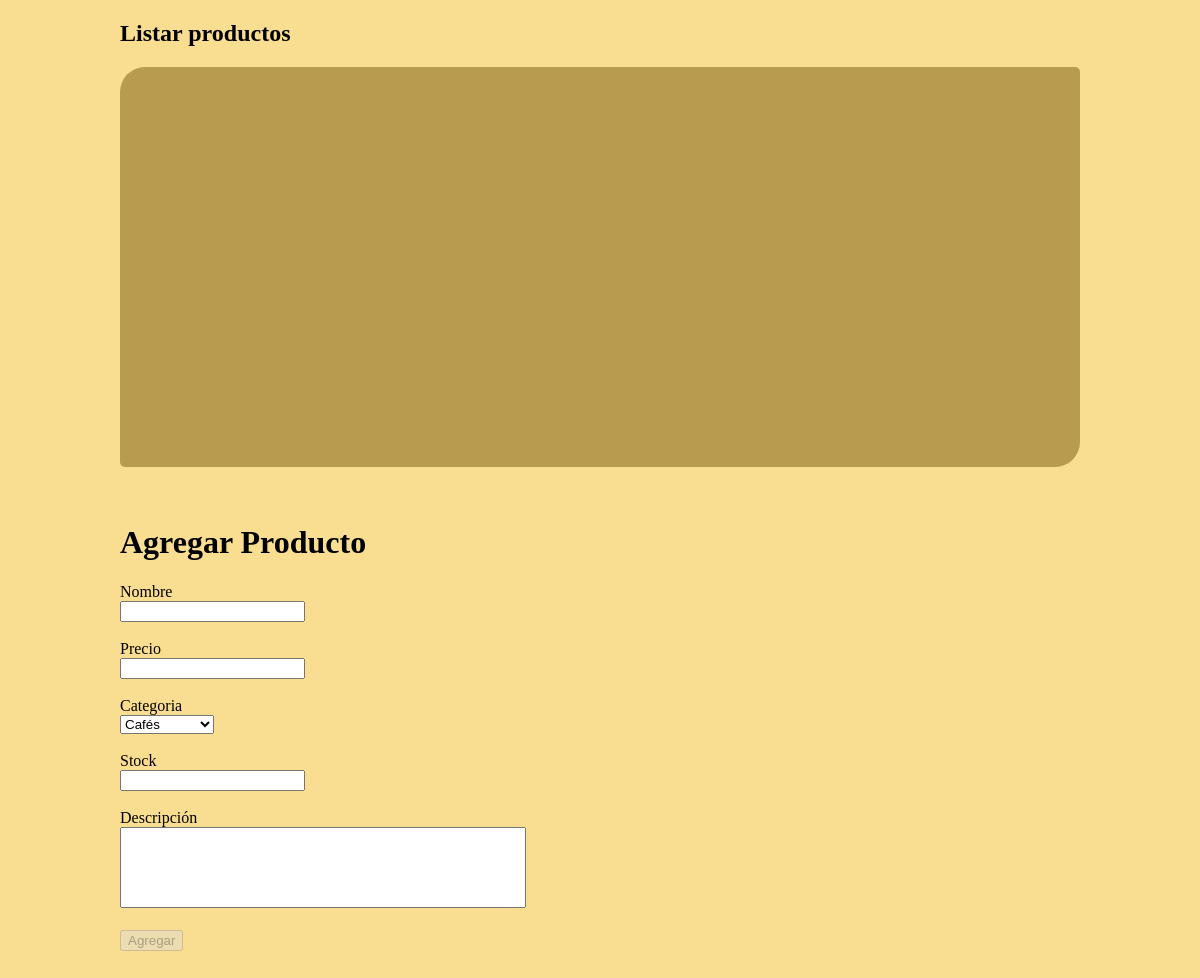
The page /administrador on the database as committed earlier.
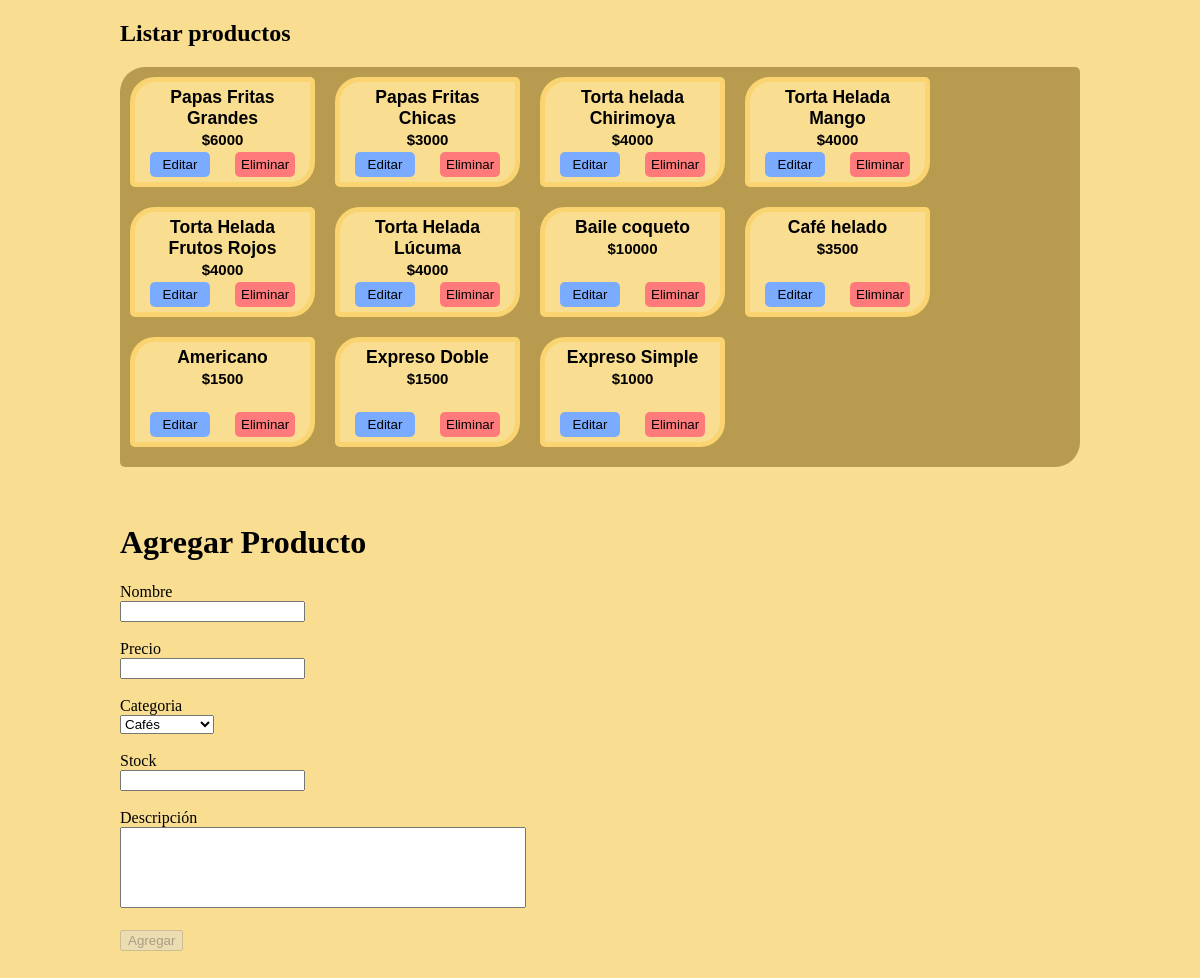
The same page on the database as committed later.
### PaginaWeb/models.py (models this page shows, shortened)
class producto(models.Model):
    id_prod = models.PositiveIntegerField(primary_key=True)
    nombre = models.CharField(max_length=25)
    precio = models.PositiveIntegerField()
    categoria = models.ForeignKey(categoria, on_delete=models.CASCADE)
    stock = models.PositiveIntegerField()
    descripcion = models.TextField(max_length=300)

### PaginaWeb/views.py (the view)
# urls.py: path('administrador', views.administrador),
def administrador(request):
    lista_productos = producto.objects.all().order_by("-id_prod")
    lista_categorias = categoria.objects.all()
    return render(request, 'administrador.html', {"productos": lista_productos,"categorias": lista_categorias})

### PaginaWeb/Templates/administrador.html (shortened to what this page needs)
{% load static %}
<!DOCTYPE html>
<html lang="en-us">
    <head>
        <link rel="stylesheet" href="/static/Styles/Admin.css">
    </head>
    <body onload="">
        <section class="seccion_administrar">
            <h1>Listar productos</h1>
            <div class="recuadro_listar">
                {% for p in productos %}
                    <div class="producto">
                        <h3 class="titulo_producto">{{p.nombre}}</h3>
                        <h4 class="precio_producto">${{p.precio}}</h4>
                        <a href="editar_producto/{{p.id_prod}}">
                        <button  class="btn_producto posicion_editar">Editar</button>
                        </a>
                        <a href="eliminar_producto/{{p.id_prod}}">
                            <button  class="btn_producto posicion_eliminar">Eliminar</button>
                        </a>
                    </div>
                {% endfor %}
            </div>
        </section>
        <br><br>
        <div class="seccion_administrar">
            <h1>Agregar Producto</h1>
            <form action="agregar_producto" method="POST"> {%csrf_token%}
                <label>Nombre</label><br>
                <input type="text" id="txt_nombre" name="txt_nombre" class="control-form" onchange="habil_aceptar()" value="" required>
                <text id="error_nombre" class="c_rojo"></text><br><br>
                <label>Precio</label><br>
                <input type="text" id="txt_precio" name="txt_precio" class="control-form" onchange="habil_aceptar()" value ="" required>
                <text id="error_precio" class="c_rojo"></text><br><br>
                <label>Categoria</label><br>
                <select id="categ" name="categ">
                    {% for c in categorias %}
                        {% if c.cod_categ == "NULO" %}
                        <option value="{{c.cod_categ}}" selected>{{c.nom_categ}}</option>
                        {% else %}
                        <option value="{{c.cod_categ}}">{{c.nom_categ}}</option>
                        {% endif %}
                    {% endfor %}
                </select><br><br>
                <label>Stock</label><br>
                <input type="text" id="txt_stock" name="txt_stock" class="control-form" onchange="habil_aceptar()" required>
                <text id="error_stock" class="c_rojo"></text><br><br>
                <label>Descripción</label><br>
                <textarea id="txt_desc" name="txt_desc" class="control-form txt_area_grande" ></textarea><br><br>
                <button id="btn_agregar" type="submit" disabled>Agregar</button>
            </form>
        </div>
        <br><br>
    </body>
</html>

### PaginaWeb/static/Styles/Admin.css (style rules this page uses)
body { background-color: #f9dd91; }
.txt_area_grande { height: 75px; width: 400px; resize: none; }
.seccion_administrar { color: #000000; width: 80vw; margin-top: 20px; margin-left: auto; margin-right: auto; }
.recuadro_listar { border-radius: 25px 5px 25px 5px; background-color: #b89b4e; height: 50vh; overflow-y: auto; align-items: center; }
.producto { margin: 10px 10px; padding: 0px 10px; width: 155px; height: 100px; font-family: Arial, Helvetica, sans-serif; font-size: 15px; background-color: hsl(44, 90%, 77%); border: solid #f9d471 5px; box-shadow: none; border-radius: 25px 5px 25px 5px; float: inline-start; overflow: hidden; position: relative; transition:all 0.2s; }
.titulo_producto { text-align: center; margin: 5px auto 2px auto; }
.precio_producto { width: 100%; text-align: center; margin: 2px auto; }
.btn_producto { margin: 0; height: 25px; width: 60px; border: none; border-radius: 5px; transition: 0.2s; }
.posicion_editar { background-color: #7babff; position: absolute; left: 15px; bottom: 5px; }
.posicion_eliminar { background-color: #ff7b7b; position: absolute; right: 15px; bottom: 5px; }

Rows that differ between the two databases and show on the page:
added producto: nombre "Papas Fritas Grandes", precio "6000"
added producto: nombre "Papas Fritas Chicas", precio "3000"
added producto: nombre "Torta helada Chirimoya", precio "4000"
added producto: nombre "Torta Helada Mango", precio "4000"
added producto: nombre "Torta Helada Frutos Rojos", precio "4000"
added producto: nombre "Torta Helada Lúcuma", precio "4000"
added producto: nombre "Baile coqueto", precio "10000"
added producto: nombre "Café helado", precio "3500"
added producto: nombre "Americano", precio "1500"
added producto: nombre "Expreso Doble", precio "1500"
added producto: nombre "Expreso Simple", precio "1000"
